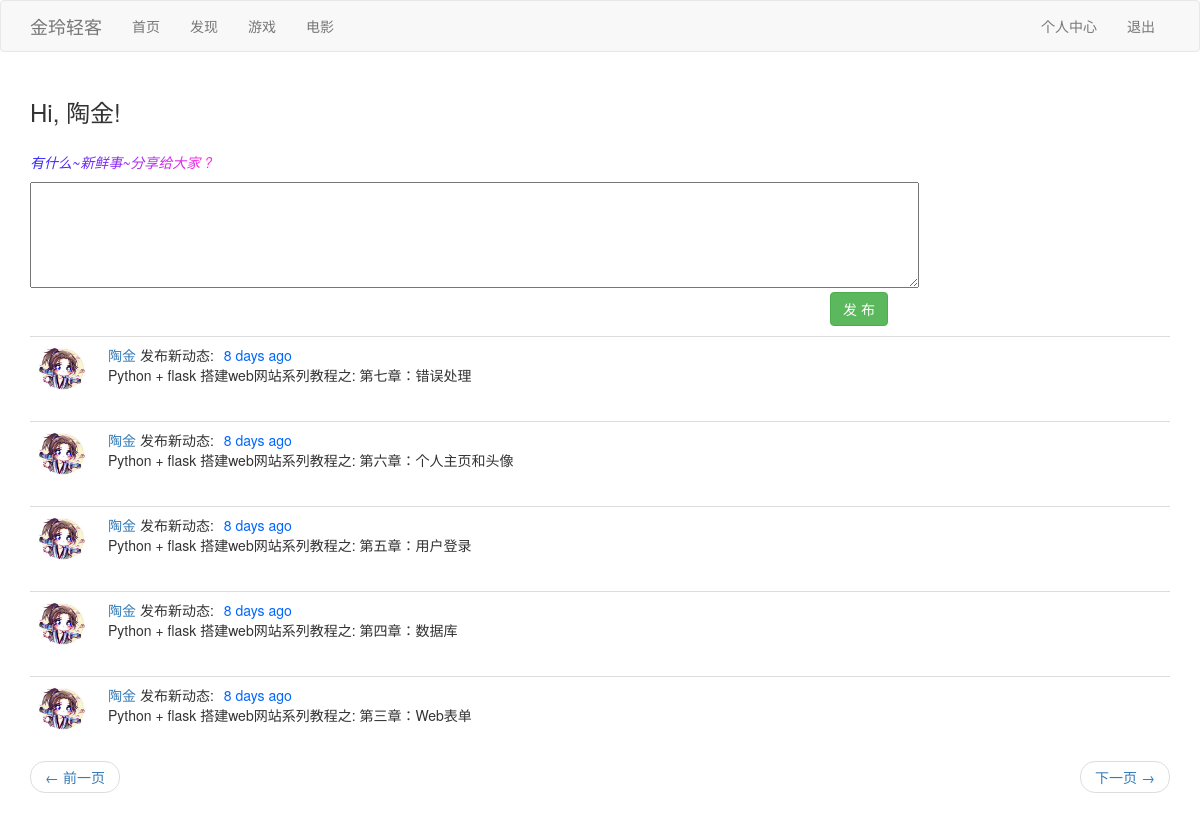
Page /index?page=2 (signed in) on the committed database.
### app/models.py (models this page shows, shortened)
class User(UserMixin, db.Model):
    id = db.Column(db.Integer, primary_key=True)
    username = db.Column(db.String(64), index=True, unique=True)
    avatar = db.Column(db.String(64), default=None)
    location = db.Column(db.String(64))
    email = db.Column(db.String(120), index=True, unique=True)
    password_hash = db.Column(db.String(128))
    posts = db.relationship('Post', backref='author', lazy='dynamic')
    about_me = db.Column(db.String(140))
    last_seen = db.Column(db.DateTime(timezone=True), default=datetime.datetime.utcnow)
    followed = db.relationship(
        'User', secondary=followers,
        primaryjoin=(followers.c.follower_id == id),
        secondaryjoin=(followers.c.followed_id == id),
        backref=db.backref('followers', lazy='dynamic'), lazy='dynamic')
    def followed_posts(self):
        followed = Post.query.join(
            followers, (followers.c.followed_id == Post.user_id)).filter(
            followers.c.follower_id == self.id)
        own = Post.query.filter_by(user_id=self.id)
        return followed.union(own).order_by(Post.timestamp.desc())

class Post(db.Model):
    id = db.Column(db.Integer, primary_key=True)
    body = db.Column(db.String(140))
    timestamp = db.Column(db.DateTime(timezone=True), default=datetime.datetime.utcnow)
    user_id = db.Column(db.Integer, db.ForeignKey('user.id'))

### app/views.py (the view)
@app.route('/', methods=['GET', 'POST'])
@app.route('/index', methods=['GET', 'POST'])
@login_required
def index():
    form = PostForm()
    if form.validate_on_submit():
        post = Post(body=form.post.data, author=current_user)
        db.session.add(post)
        db.session.commit()
        flash('动态发布成功！')
        return redirect(url_for('index'))
    page = request.args.get('page', 1, type=int)
    posts = current_user.followed_posts().paginate(page, app.config['POSTS_PER_PAGE'], False)
    next_url = url_for('index', page=posts.next_num) if posts.has_next else None
    prev_url = url_for('index', page=posts.prev_num) if posts.has_prev else None
    return render_template('index.html', title='Home', form=form,
                           posts=posts.items, next_url=next_url, prev_url=prev_url)

### app/forms.py
class PostForm(FlaskForm):
    post = TextAreaField('有什么新鲜事告诉大家?', validators=[DataRequired(), Length(min=1, max=140)])
    submit = SubmitField('发 表')

### app/models.py (called while the page is built)
@login.user_loader
def load_user(id):
    return User.query.get(int(id))

### app/views.py (called while the page is built)
@app.before_request
def before_request():
    if current_user.is_authenticated:
        timeNow = str(datetime.now()).split(".")[0]
        timeFormat = datetime.strptime(timeNow, "%Y-%m-%d %H:%M:%S")
        current_user.last_seen = timeFormat
        db.session.commit()

### app/templates/index.html (shortened to what this page needs)
{% extends "base.html" %}
{% import 'bootstrap/wtf.html' as wtf %}
{% block app_content %}
    <h3 style="line-height: 40px;">Hi, {{ current_user.username }}!</h3>
    {% if form %}
        <span class="microBlogTitle">有什么~新鲜事~分享给大家 ?</span>
        <br>
        <form method="post" action="">
            {{ form.post(cols=116, rows=5) }}
            <br>
            <p style="padding-left:800px;">
                <button type="submit" class="btn btn-success">发 布</button>
            </p>
        </form>
    {% endif %}
    {% for post in posts %}
        {% include '_post.html' %}
    {% endfor %}
    <nav aria-label="...">
        <ul class="pager">
            <li class="previous{% if not prev_url %} disabled{% endif %}">
                <a href="{{ prev_url or '#' }}">
                    <span aria-hidden="true">&larr;</span> 前一页
                </a>
            </li>
            <li class="next{% if not next_url %} disabled{% endif %}">
                <a href="{{ next_url or '#' }}">
                    下一页 <span aria-hidden="true">&rarr;</span>
                </a>
            </li>
        </ul>
    </nav>
{% endblock %}

### app/templates/_post.html
<table class="table table-hover">
    <tr>
        <td width="70px">
            <a href="{{ url_for('user', username=post.author.username) }}">
                {% if post.author.avatar %}
                <img class="img-rounded profile-thumbnail" src="{{ post.author.avatar }}" height="48" width="48">
                {% else %}
                <img class="img-rounded profile-thumbnail" src="{{ url_for('static', filename='images/庄周.jpg') }}"
                     height="48" width="48">
                {% endif %}
            </a>
        </td>
        <td>
            <a href="{{ url_for('user', username=post.author.username) }}">
                {{ post.author.username }}
            </a>
            发布新动态:<p style="color: #0066ff; display: inline; padding-left: 10px">{{ moment(post.timestamp).fromNow() }}</p>
            <br>
            {{ post.body }}
        </td>
    </tr>
</table>

### app/templates/index.html (style rules this page uses)
.microBlogTitle { background: linear-gradient(to right, #2b27ff, #ff2fe3); -webkit-background-clip: text; color: transparent; font-style: italic; font-size: 14px; line-height: 40px; }

### rows in the picture
User: username "陶金"
Post: author.avatar (picture), author.username "陶金", timestamp "8 days ago", body "Python + flask 搭建web网站系列教程之: 第七章：错误处理"
Post: author.avatar (picture), author.username "陶金", timestamp "8 days ago", body "Python + flask 搭建web网站系列教程之: 第六章：个人主页和头像"
Post: author.avatar (picture), author.username "陶金", timestamp "8 days ago", body "Python + flask 搭建web网站系列教程之: 第五章：用户登录"
Post: author.avatar (picture), author.username "陶金", timestamp "8 days ago", body "Python + flask 搭建web网站系列教程之: 第四章：数据库"
Post: author.avatar (picture), author.username "陶金", timestamp "8 days ago", body "Python + flask 搭建web网站系列教程之: 第三章：Web表单"
